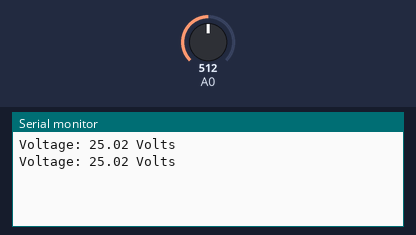
Bench run of a sketch on a simulated Arduino Uno, built with avr-gcc and run on an emulated ATmega328P. On the bench: the last lines printed to the serial monitor. Inputs (shaded band) come from the test bench; at power-on: A0 = 512.

Above: at 1.8 s.
1.9 s: A0 set to 716
At 2.8 s:
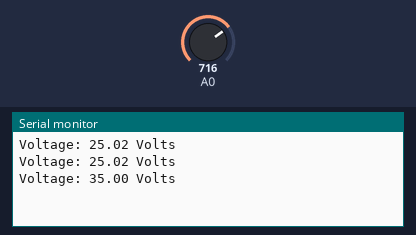
3.4 s: A0 set to 900
At 4.6 s:
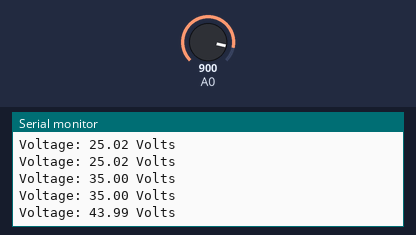
Timing chart, 0 to 6.4 s (numbered marks = the images above; inputs shaded):
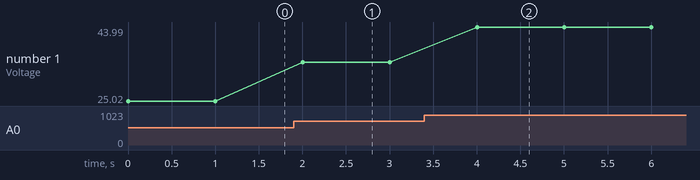

The sketch:

DC_Voltage_Measurement.ino
```cpp
/*
  Measuring DC Voltage with Arduino 6-1-2016
*/

void setup() {
 // init the serial comms
 Serial.begin(9600);
}


void loop() {
  // read the input voltage
  int sensorValue = analogRead(A0);

  // convert the analog reading to a voltage
  float voltage = sensorValue * ( 5.0 / 1023.0 ) * 10;

  // print the value
  Serial.print("Voltage: ");

  Serial.print(voltage);

  Serial.print(" Volts\n");

  delay(1000);

}
```

Measured:
- after the input at 1.9 s, the serial monitor: prints a new line after 0.10 s (image 1)
- after the input at 3.4 s, the serial monitor: prints a new line after 0.60 s (image 2)
- plotted number 1: 25.02 → 35 after the input at 1.9 s, 35 → 43.99 after the input at 3.4 s
